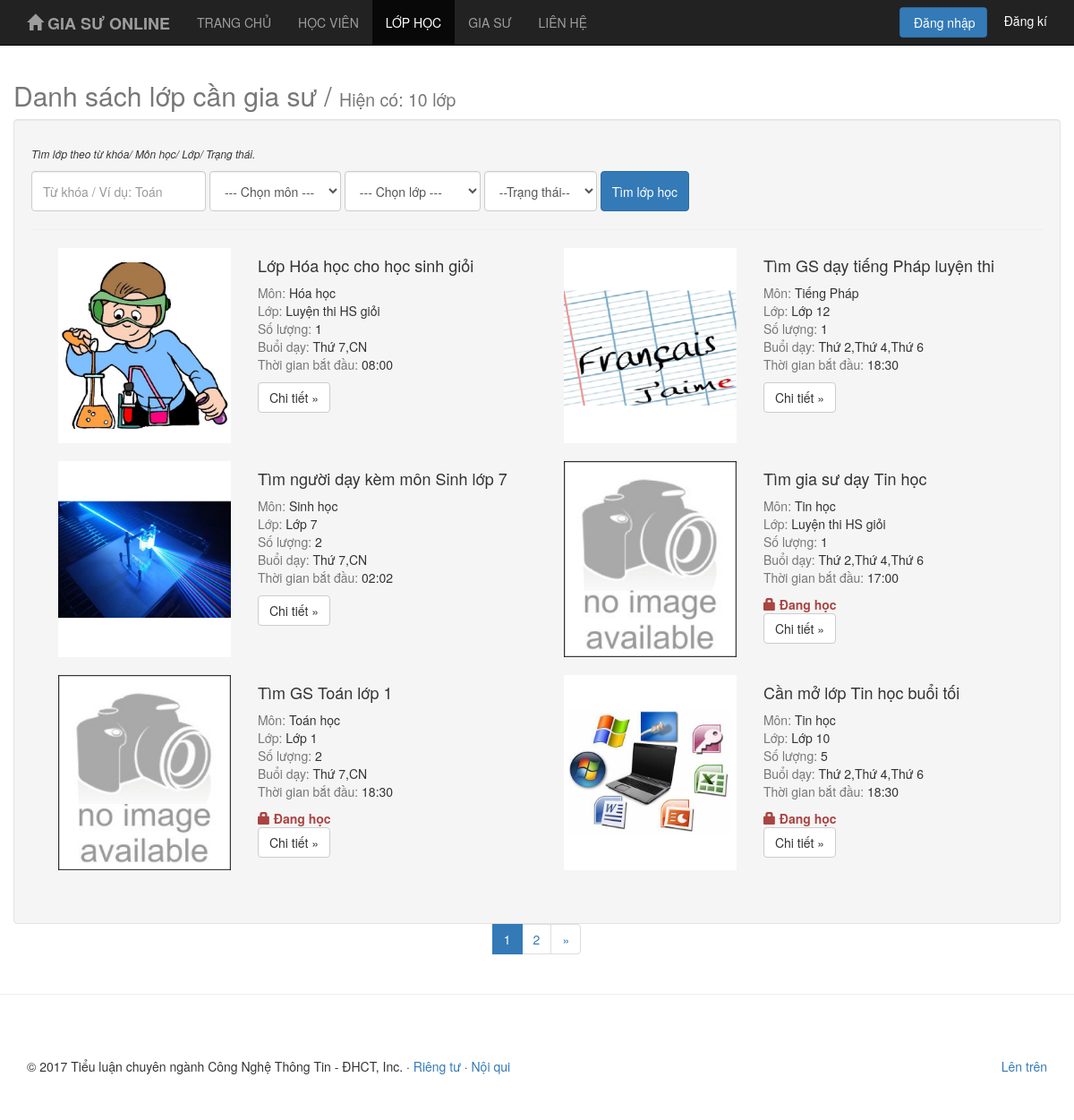
The page /v_class_need_student on the database its author committed.
### tables this page shows
CREATE TABLE `lopday` (
  `ld_id` int(11) NOT NULL,
  `ld_tieude` varchar(255) NOT NULL,
  `ld_mon` varchar(100) NOT NULL,
  `ld_khoilop` varchar(100) NOT NULL,
  `ld_soluong` int(2) NOT NULL,
  `ld_yeucau` varchar(255) DEFAULT NULL,
  `ld_buoiday` varchar(100) NOT NULL,
  `ld_thoigian` varchar(100) NOT NULL,
  `ld_diadiem` varchar(100) NOT NULL,
  `ld_mota_diadiem` varchar(100) DEFAULT NULL,
  `ld_hinhanh` varchar(100) NOT NULL,
  `ld_trangthai` int(1) NOT NULL,
  `ld_diem_cmt` int(1) DEFAULT NULL,
  `ld_noidung_cmt` varchar(100) DEFAULT NULL,
  `ph_tk_id` int(11) NOT NULL
);

CREATE TABLE `dangky` (
  `dk_id` int(11) NOT NULL,
  `dk_gs_id` int(11) NOT NULL,
  `dk_ld_id` int(11) NOT NULL,
  `dk_trangthai` int(1) NOT NULL
);

### application/controllers/Home.php (called while the page is built, shortened)
<?php
class Home extends CI_Controller{
	public function __construct(){
		$this->load->model('m_home');
		$this->load->model('m_giasu');
		$this->load->model('m_phuhuynh');
		$this->load->model('m_admin');
	}
	public function index($page='v_home'){
		$data=array('title'=>'Trang chủ');
		$this->load->view("/layout/header",$data);
		$this->load->view("/pages/".$page);
		$this->load->view("/layout/footer");
	}
}
?>

### index.php (called while the page is built, shortened)
<?php
require_once BASEPATH.'core/CodeIgniter.php';

### application/models/M_phuhuynh.php (called while the page is built, shortened)
<?php
	class M_phuhuynh extends CI_model
	{
    	public function getNumClass(){
    	$sql = "SELECT DISTINCT ld_id, `ld_tieude`, `ld_mon`, `ld_khoilop`, `ld_soluong`, `ld_yeucau`, `ld_buoiday`, `ld_thoigian`, `ld_diadiem`, `ld_mota_diadiem`, `ld_hinhanh`, `ld_trangthai`, `ld_diem_cmt`, `ld_noidung_cmt`, dk_trangthai FROM lopday LEFT JOIN dangky ON lopday.ld_id = dangky.dk_ld_id WHERE (dk_trangthai >=0 OR dk_trangthai is null) AND lopday.ld_trangthai = 1";
        return $this->db->query($sql)->num_rows();
    	}
	}
?>

### application/models/M_admin.php (called while the page is built, shortened)
<?php
class M_admin extends CI_Model{
    public function getPageSetting($type){
        $where = array('cd_ten' => $type);
        $this->db->where($where);
        $result = $this->db->get('caidat');
        return $result->row()->cd_trang;
    }
}
?>

### application/views/pages/v_class_need_student.php (the view, shortened to what this page needs)
<div class="container">
    <div class="row">
    <h2><span class="text-muted">Danh sách lớp cần gia sư / <small> Hiện có: <?php echo $this->m_phuhuynh->getNumClass(); ?> lớp</small></samp></h2>
    <div class="well">
        <div id="class-list" class="tab-pane fade in active">
            <form class="form-inline" method="post" action="<?php echo base_url(); ?>phuhuynh/find_class">
                <small><p><i>Tìm lớp theo từ khóa/ Môn học/ Lớp/ Trạng thái.</i></p></small>
                <div class="form-group" >
                    <input type="input" class="form-control form-hg" id="exampleInputEmail3" name="class_key" placeholder="Từ khóa / Ví dụ: Toán">
                </div>
                <div class="form-group">
                </div>
                <div class="form-group">
                </div>
                <div class="form-group">
                    <select name='txt_trangthai' class='form-control form-hg'>
                       <option value="">--Trạng thái--</option>
                    </select>
                </div>
            <input type="submit" class="btn btn-primary form-hg" name="submit" data-toggle="modal" data-target=".bs-example-modal-lg" value="Tìm lớp học">
            </form>
            <hr>
            <div class="row subject">
                    <?php
                    $offset=$this->uri->segment(3); if ($offset == '') $offset =0;
                    $limit= $this->m_admin->getPageSetting('user');
                    $sql = "SELECT DISTINCT ld_id, `ld_tieude`, `ld_mon`, `ld_khoilop`, `ld_soluong`, `ld_yeucau`, `ld_buoiday`, `ld_thoigian`, `ld_diadiem`, `ld_mota_diadiem`, `ld_hinhanh`, `ld_trangthai`, `ld_diem_cmt`, `ld_noidung_cmt`, dk_trangthai FROM lopday LEFT JOIN dangky ON lopday.ld_id = dangky.dk_ld_id WHERE (dk_trangthai >=0 OR dk_trangthai is null) AND lopday.ld_trangthai = 1  ORDER BY lopday.ld_id DESC limit ".$offset." , ".$limit;
                    $class = $this->db->query($sql)->result();
                    $config = MyLibrary::configPagination();
                    $config['base_url'] = base_url().'phuhuynh/pagination_ph';
                    $config['total_rows'] = count($this->db->query("SELECT DISTINCT ld_id, `ld_tieude`, `ld_mon`, `ld_khoilop`, `ld_soluong`, `ld_yeucau`, `ld_buoiday`, `ld_thoigian`, `ld_diadiem`, `ld_mota_diadiem`, `ld_hinhanh`, `ld_trangthai`, `ld_diem_cmt`, `ld_noidung_cmt`, dk_trangthai FROM lopday LEFT JOIN dangky ON lopday.ld_id = dangky.dk_ld_id WHERE (dk_trangthai >=0 OR dk_trangthai is null) AND lopday.ld_trangthai = 1  ORDER BY lopday.ld_id DESC")->result());
                    $config['uri_segment']  = 3;
                    $config['per_page'] = $limit;
                    $this->pagination->initialize($config);
                    $paginator=$this->pagination->create_links();
                    foreach ($class as $ld) { ?>
                    <?php
                    $sql1 = "SELECT  dk_id, dk_ld_id, dk_trangthai FROM dangky  WHERE dk_ld_id =".$ld->ld_id." group by dk_ld_id, dk_trangthai";
                    $ld1 = $this->db->query($sql1)->result();
                    ?>
                    <div class="col-lg-6">
                        <div class="col-md-7 col-md-push-5">
                            <h4><?php echo $ld->ld_tieude; ?></h4>
                            <p>
                            <span class="text-muted">Môn: </span><?php echo $ld->ld_mon; ?><br/>
                            <span class="text-muted">Lớp: </span><?php echo $ld->ld_khoilop; ?><br/>
                            <span class="text-muted">Số lượng: </span><?php echo $ld->ld_soluong; ?><br/>
                            <span class="text-muted">Buổi dạy: </span><?php echo $ld->ld_buoiday; ?><br/>
                            <span class="text-muted">Thời gian bắt đầu: </span> <?php echo $ld->ld_thoigian; ?><br/>
                            </p>
                    <?php
                    if (isset($this->session->userdata('login')->tk_id) && $this->session->userdata('login')->tk_quyen == 2){
                                if($this->db->query($sql1)->num_rows() == 0)
                                { ?>
                                    <p><a class="btn btn-default" href="<?php echo base_url(); ?>phuhuynh/detail_class/<?php echo $ld->ld_id; ?>" role="button">Chi tiết &raquo;</a></p>
                                <?php
                                }
                                else
                           foreach ($ld1 as $ld1)
                           {
                                if($ld1->dk_trangthai == 1 )
                                {
                                    $sql2 = "SELECT * FROM dangky  WHERE dk_ld_id =".$ld->ld_id." AND dk_gs_id =".$this->session->userdata('login')->tk_id." and dk_trangthai = 1";
                                    if($this->db->query($sql2)->num_rows() == 1)
                                    {?>
                                        <span class="text-success"><strong><span class="glyphicon glyphicon-ok-sign" aria-hidden="true"></span> Bạn đang dạy lớp này</strong> </span>
                                        <p><a class="btn btn-default" href="<?php echo base_url(); ?>phuhuynh/detail_class/<?php echo $ld->ld_id; ?>" role="button">Chi tiết &raquo;</a></p>
                                    <?php
                                    }else { ?>
                                        <strong><span class="text-danger"><span class="glyphicon glyphicon-lock" aria-hidden="true"></span> Đang học </span></strong>
                                    <?php
                                        }
                                }
                                else if($ld1->dk_trangthai == 0 )
                                {
                                    $sql2 = "SELECT * FROM dangky b WHERE dk_ld_id =".$ld->ld_id." AND dk_gs_id =".$this->session->userdata('login')->tk_id." and dk_trangthai = 0";
                                    if(  $this->db->query($sql2)->num_rows() == 1 )
                                    {?>
                                        <strong><span class="text-primary"><span class="glyphicon glyphicon-check" aria-hidden="true"></span> Đã đăng ký dạy</span></strong>
                                        <p><a class="btn btn-default" href="<?php echo base_url(); ?>phuhuynh/detail_class/<?php echo $ld->ld_id; ?>" role="button">Chi tiết &raquo;</a></p>
                                    <?php
                                    }
                                    else
                                    {?>
                                        <p><a class="btn btn-default" href="<?php echo base_url(); ?>phuhuynh/detail_class/<?php echo $ld->ld_id; ?>" role="button">Chi tiết &raquo;</a></p>
                                    <?php
                                    }
                                }
                            }
                    }else{?>
                        <?php if($this->db->query($sql1)->num_rows() == 0)
                                { ?>
                                    <p><a class="btn btn-default" href="<?php echo base_url(); ?>phuhuynh/detail_class/<?php echo $ld->ld_id; ?>" role="button">Chi tiết &raquo;</a></p>
                                <?php
                                }
                                else
                           foreach ($ld1 as $ld1)
                           {
                                if($ld1->dk_trangthai == 1 ){?>
                                <strong><span class="text-danger"><span class="glyphicon glyphicon-lock" aria-hidden="true"></span> Đang học </span></strong>
                                <p><a class="btn btn-default" href="<?php echo base_url(); ?>phuhuynh/detail_class/<?php echo $ld->ld_id; ?>" role="button">Chi tiết &raquo;</a></p>
                               <?php }
                                else if($ld1->dk_trangthai == 0){?>
                                    <p><a class="btn btn-default" href="<?php echo base_url(); ?>phuhuynh/detail_class/<?php echo $ld->ld_id; ?>" role="button">Chi tiết &raquo;</a></p>
                                    <?php
                                }
                            }
                     } ?>
                        </div>
                        <div class="col-md-5 col-md-pull-7 box-padding">
                            <img class="featurette-image img-responsive center-block" src="<?php echo base_url().$ld->ld_hinhanh; ?>" alt="Generic placeholder image">
                        </div>
                    </div>
                    <?php } ?>
            </div>
            <div class="col-lg-12 text-center">
                <ul class="pagination">
                    <li><?php echo $paginator; ?></li>
                </ul>
            </div>
        </div>
    </div>
    </div>
</div>

### css/giasu.css (style rules this page uses)
body { padding-top: 70px; }
body { font-family:'Source Sans Pro','Helvetica Neue',Helvetica,Arial,sans-serif;font-weight:400;overflow-x:hidden;overflow-y:auto }
.form-hg { height: 45px; }
.subject { margin: 20px 0; }
.subject a { color:#333; text-decoration: none; }
.box-padding { margin-bottom: 20px; }
#students-list, #class-list { padding-top: 10px; }

### rows shown on the page
lopday: ld_tieude "Lớp Hóa học cho học sinh giỏi", ld_mon "Hóa học", ld_khoilop "Luyện thi HS giỏi", ld_soluong "1", ld_buoiday "Thứ 7,CN", ld_thoigian "08:00", ld_hinhanh (picture)
lopday: ld_tieude "Tìm GS dạy tiếng Pháp luyện thi", ld_mon "Tiếng Pháp", ld_khoilop "Lớp 12", ld_soluong "1", ld_buoiday "Thứ 2,Thứ 4,Thứ 6", ld_thoigian "18:30", ld_hinhanh (picture)
lopday: ld_tieude "Tìm người dạy kèm môn Sinh lớp 7", ld_mon "Sinh học", ld_khoilop "Lớp 7", ld_soluong "2", ld_buoiday "Thứ 7,CN", ld_thoigian "02:02", ld_hinhanh (picture)
lopday: ld_tieude "Tìm gia sư dạy Tin học", ld_mon "Tin học", ld_khoilop "Luyện thi HS giỏi", ld_soluong "1", ld_buoiday "Thứ 2,Thứ 4,Thứ 6", ld_thoigian "17:00", ld_hinhanh (placeholder picture)
lopday: ld_tieude "Tìm GS Toán lớp 1", ld_mon "Toán học", ld_khoilop "Lớp 1", ld_soluong "2", ld_buoiday "Thứ 7,CN", ld_thoigian "18:30", ld_hinhanh (placeholder picture)
lopday: ld_tieude "Cần mở lớp Tin học buổi tối", ld_mon "Tin học", ld_khoilop "Lớp 10", ld_soluong "5", ld_buoiday "Thứ 2,Thứ 4,Thứ 6", ld_thoigian "18:30", ld_hinhanh (picture)

### other values the page prints
$this->m_phuhuynh->getNumClass() "10"
$paginator "1 2 »"
